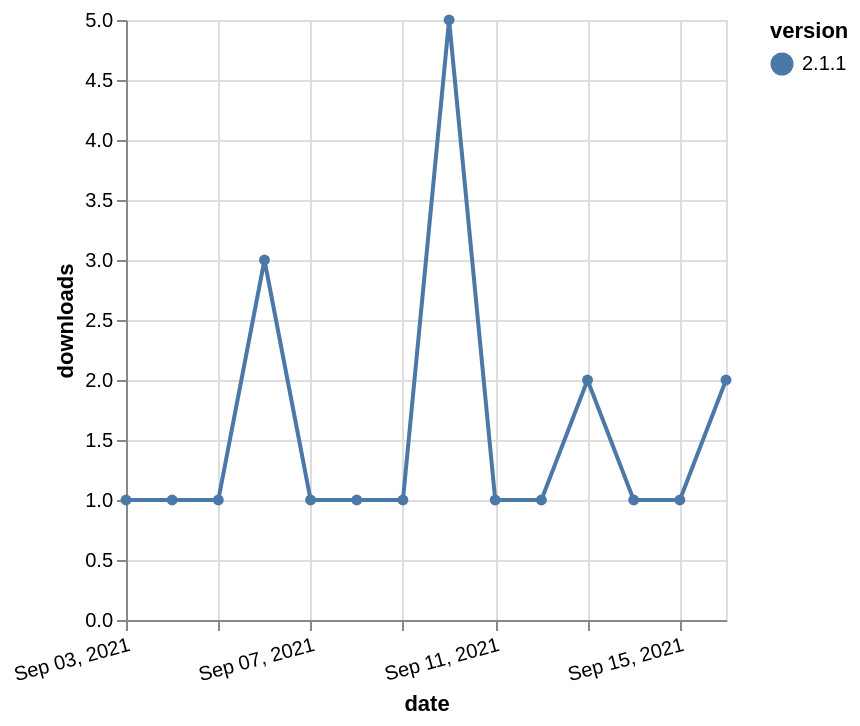

Specify this chart in Vega-Lite:
### Vega-Lite specification from a JSON file in a GitHub repository (floating-point values rounded to 4 significant figures)
{"$schema": "https://vega.github.io/schema/vega-lite/v5.json", "description": "A simple bar chart with embedded data.", "data": {"values": [{"date": "2021-09-03", "total": 306, "delta": 1, "version": "2.1.1"}, {"date": "2021-09-04", "total": 307, "delta": 1, "version": "2.1.1"}, {"date": "2021-09-05", "total": 308, "delta": 1, "version": "2.1.1"}, {"date": "2021-09-06", "total": 311, "delta": 3, "version": "2.1.1"}, {"date": "2021-09-07", "total": 312, "delta": 1, "version": "2.1.1"}, {"date": "2021-09-08", "total": 313, "delta": 1, "version": "2.1.1"}, {"date": "2021-09-09", "total": 314, "delta": 1, "version": "2.1.1"}, {"date": "2021-09-10", "total": 319, "delta": 5, "version": "2.1.1"}, {"date": "2021-09-11", "total": 320, "delta": 1, "version": "2.1.1"}, {"date": "2021-09-12", "total": 321, "delta": 1, "version": "2.1.1"}, {"date": "2021-09-13", "total": 323, "delta": 2, "version": "2.1.1"}, {"date": "2021-09-14", "total": 324, "delta": 1, "version": "2.1.1"}, {"date": "2021-09-15", "total": 325, "delta": 1, "version": "2.1.1"}, {"date": "2021-09-16", "total": 327, "delta": 2, "version": "2.1.1"}]}, "width": "container", "mark": {"type": "line", "point": {"filled": true}}, "encoding": {"x": {"field": "date", "type": "temporal", "timeUnit": "yearmonthdate", "title": "date", "axis": {"labelAngle": -15}}, "y": {"field": "delta", "type": "quantitative", "title": "downloads"}, "color": {"field": "version", "type": "nominal"}, "tooltip": {"field": "delta"}}}
